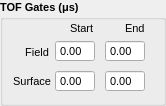
  <widget class="QGroupBox" name="groupBox_TOF">
   <property name="geometry">
    <rect>
     <x>630</x>
     <y>15</y>
     <width>166</width>
     <height>106</height>
    </rect>
   </property>
   <property name="font">
    <font>
     <family>Tahoma</family>
     <pointsize>8</pointsize>
     <weight>75</weight>
     <bold>true</bold>
     <kerning>true</kerning>
    </font>
   </property>
   <property name="title">
    <string>TOF Gates (μs)</string>
   </property>
   <widget class="QLabel" name="label_23">
    <property name="geometry">
     <rect>
      <x>70</x>
      <y>20</y>
      <width>29</width>
      <height>16</height>
     </rect>
    </property>
    <property name="sizePolicy">
     <sizepolicy hsizetype="Preferred" vsizetype="Preferred">
      <horstretch>0</horstretch>
      <verstretch>4</verstretch>
     </sizepolicy>
    </property>
    <property name="maximumSize">
     <size>
      <width>16777215</width>
      <height>25</height>
     </size>
    </property>
    <property name="font">
     <font>
      <weight>50</weight>
      <bold>false</bold>
     </font>
    </property>
    <property name="layoutDirection">
     <enum>Qt::RightToLeft</enum>
    </property>
    <property name="text">
     <string>Start</string>
    </property>
   </widget>
   <widget class="QLabel" name="label_24">
    <property name="geometry">
     <rect>
      <x>125</x>
      <y>20</y>
      <width>29</width>
      <height>16</height>
     </rect>
    </property>
    <property name="sizePolicy">
     <sizepolicy hsizetype="Preferred" vsizetype="Preferred">
      <horstretch>0</horstretch>
      <verstretch>4</verstretch>
     </sizepolicy>
    </property>
    <property name="maximumSize">
     <size>
      <width>16777215</width>
      <height>25</height>
     </size>
    </property>
    <property name="font">
     <font>
      <weight>50</weight>
      <bold>false</bold>
     </font>
    </property>
    <property name="layoutDirection">
     <enum>Qt::RightToLeft</enum>
    </property>
    <property name="text">
     <string>End</string>
    </property>
   </widget>
   <widget class="QLabel" name="label_16">
    <property name="geometry">
     <rect>
      <x>20</x>
      <y>44</y>
      <width>29</width>
      <height>16</height>
     </rect>
    </property>
    <property name="sizePolicy">
     <sizepolicy hsizetype="Preferred" vsizetype="Preferred">
      <horstretch>0</horstretch>
      <verstretch>4</verstretch>
     </sizepolicy>
    </property>
    <property name="maximumSize">
     <size>
      <width>16777215</width>
      <height>25</height>
     </size>
    </property>
    <property name="font">
     <font>
      <weight>50</weight>
      <bold>false</bold>
     </font>
    </property>
    <property name="text">
     <string>Field</string>
    </property>
    <property name="alignment">
     <set>Qt::AlignRight|Qt::AlignTrailing|Qt::AlignVCenter</set>
    </property>
   </widget>
   <widget class="QDoubleSpinBox" name="inp_gate1Start">
    <property name="geometry">
     <rect>
      <x>55</x>
      <y>40</y>
      <width>40</width>
      <height>22</height>
     </rect>
    </property>
    <property name="sizePolicy">
     <sizepolicy hsizetype="Fixed" vsizetype="Fixed">
      <horstretch>0</horstretch>
      <verstretch>0</verstretch>
     </sizepolicy>
    </property>
    <property name="minimumSize">
     <size>
      <width>40</width>
      <height>22</height>
     </size>
    </property>
    <property name="maximumSize">
     <size>
      <width>40</width>
      <height>16777215</height>
     </size>
    </property>
    <property name="font">
     <font>
      <weight>50</weight>
      <bold>false</bold>
     </font>
    </property>
    <property name="mouseTracking">
     <bool>true</bool>
    </property>
    <property name="wrapping">
     <bool>false</bool>
    </property>
    <property name="frame">
     <bool>true</bool>
    </property>
    <property name="buttonSymbols">
     <enum>QAbstractSpinBox::NoButtons</enum>
    </property>
    <property name="keyboardTracking">
     <bool>true</bool>
    </property>
    <property name="maximum">
     <double>1000.000000000000000</double>
    </property>
    <property name="singleStep">
     <double>0.010000000000000</double>
    </property>
   </widget>
   <widget class="QDoubleSpinBox" name="inp_gate1Stop">
    <property name="geometry">
     <rect>
      <x>105</x>
      <y>40</y>
      <width>40</width>
      <height>22</height>
     </rect>
    </property>
    <property name="sizePolicy">
     <sizepolicy hsizetype="Fixed" vsizetype="Fixed">
      <horstretch>0</horstretch>
      <verstretch>0</verstretch>
     </sizepolicy>
    </property>
    <property name="minimumSize">
     <size>
      <width>40</width>
      <height>22</height>
     </size>
    </property>
    <property name="maximumSize">
     <size>
      <width>40</width>
      <height>16777215</height>
     </size>
    </property>
    <property name="font">
     <font>
      <weight>50</weight>
      <bold>false</bold>
     </font>
    </property>
    <property name="mouseTracking">
     <bool>true</bool>
    </property>
    <property name="wrapping">
     <bool>false</bool>
    </property>
    <property name="frame">
     <bool>true</bool>
    </property>
    <property name="buttonSymbols">
     <enum>QAbstractSpinBox::NoButtons</enum>
    </property>
    <property name="keyboardTracking">
     <bool>true</bool>
    </property>
    <property name="maximum">
     <double>1000.000000000000000</double>
    </property>
    <property name="singleStep">
     <double>0.010000000000000</double>
    </property>
   </widget>
   <widget class="QLabel" name="label_17">
    <property name="geometry">
     <rect>
      <x>10</x>
      <y>74</y>
      <width>41</width>
      <height>15</height>
     </rect>
    </property>
    <property name="sizePolicy">
     <sizepolicy hsizetype="Preferred" vsizetype="Preferred">
      <horstretch>0</horstretch>
      <verstretch>4</verstretch>
     </sizepolicy>
    </property>
    <property name="maximumSize">
     <size>
      <width>16777215</width>
      <height>25</height>
     </size>
    </property>
    <property name="font">
     <font>
      <weight>50</weight>
      <bold>false</bold>
     </font>
    </property>
    <property name="text">
     <string>Surface</string>
    </property>
    <property name="alignment">
     <set>Qt::AlignRight|Qt::AlignTrailing|Qt::AlignVCenter</set>
    </property>
   </widget>
   <widget class="QDoubleSpinBox" name="inp_gate2Start">
    <property name="geometry">
     <rect>
      <x>55</x>
      <y>70</y>
      <width>40</width>
      <height>22</height>
     </rect>
    </property>
    <property name="sizePolicy">
     <sizepolicy hsizetype="Fixed" vsizetype="Fixed">
      <horstretch>0</horstretch>
      <verstretch>0</verstretch>
     </sizepolicy>
    </property>
    <property name="minimumSize">
     <size>
      <width>40</width>
      <height>22</height>
     </size>
    </property>
    <property name="maximumSize">
     <size>
      <width>40</width>
      <height>16777215</height>
     </size>
    </property>
    <property name="font">
     <font>
      <weight>50</weight>
      <bold>false</bold>
     </font>
    </property>
    <property name="mouseTracking">
     <bool>true</bool>
    </property>
    <property name="wrapping">
     <bool>false</bool>
    </property>
    <property name="frame">
     <bool>true</bool>
    </property>
    <property name="buttonSymbols">
     <enum>QAbstractSpinBox::NoButtons</enum>
    </property>
    <property name="keyboardTracking">
     <bool>true</bool>
    </property>
    <property name="maximum">
     <double>1000.000000000000000</double>
    </property>
    <property name="singleStep">
     <double>0.010000000000000</double>
    </property>
   </widget>
   <widget class="QDoubleSpinBox" name="inp_gate2Stop">
    <property name="geometry">
     <rect>
      <x>105</x>
      <y>70</y>
      <width>40</width>
      <height>22</height>
     </rect>
    </property>
    <property name="sizePolicy">
     <sizepolicy hsizetype="Fixed" vsizetype="Fixed">
      <horstretch>0</horstretch>
      <verstretch>0</verstretch>
     </sizepolicy>
    </property>
    <property name="minimumSize">
     <size>
      <width>40</width>
      <height>22</height>
     </size>
    </property>
    <property name="maximumSize">
     <size>
      <width>40</width>
      <height>16777215</height>
     </size>
    </property>
    <property name="font">
     <font>
      <weight>50</weight>
      <bold>false</bold>
     </font>
    </property>
    <property name="mouseTracking">
     <bool>true</bool>
    </property>
    <property name="wrapping">
     <bool>false</bool>
    </property>
    <property name="frame">
     <bool>true</bool>
    </property>
    <property name="buttonSymbols">
     <enum>QAbstractSpinBox::NoButtons</enum>
    </property>
    <property name="keyboardTracking">
     <bool>true</bool>
    </property>
    <property name="maximum">
     <double>1000.000000000000000</double>
    </property>
    <property name="singleStep">
     <double>0.010000000000000</double>
    </property>
   </widget>
  </widget>
